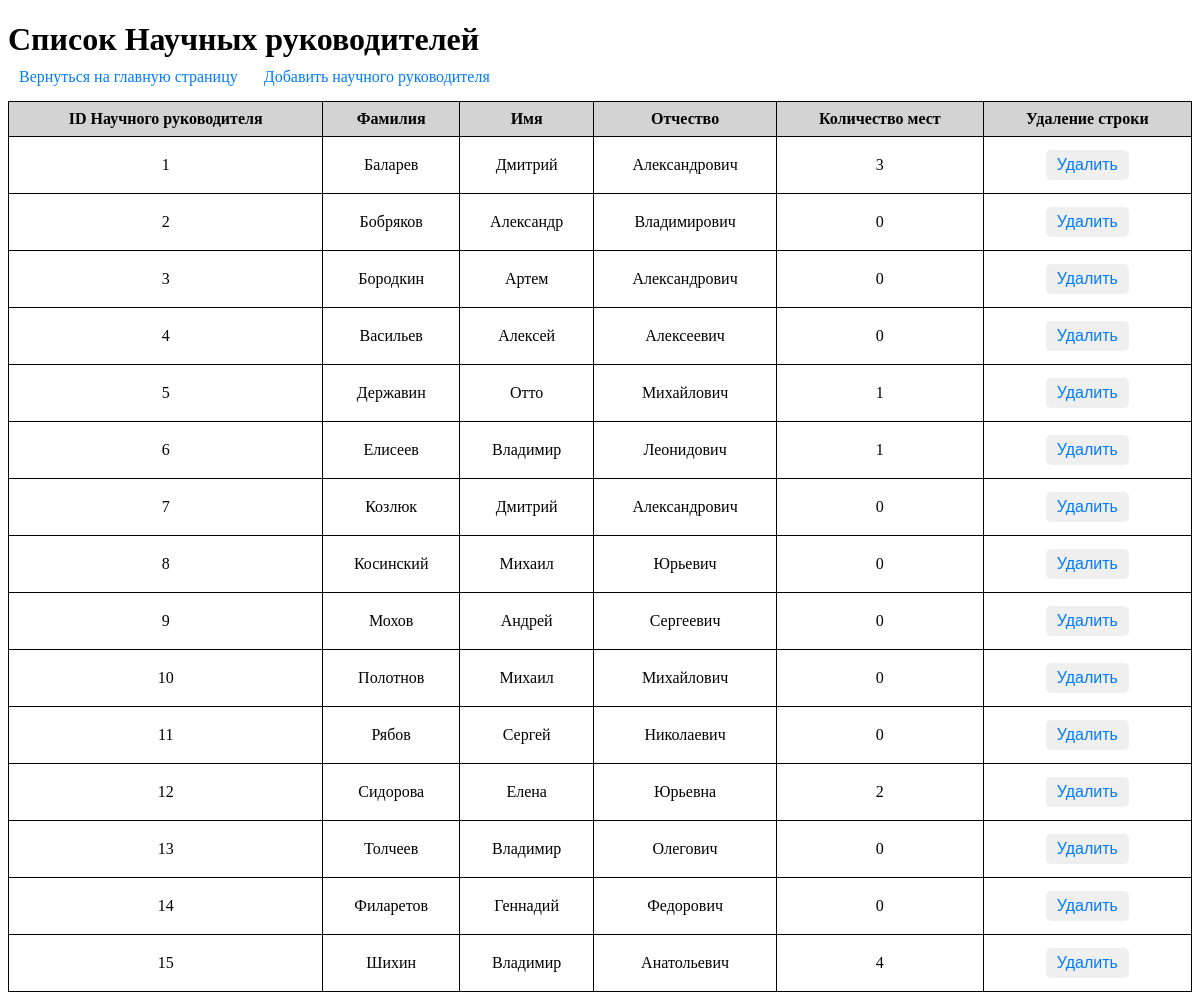
The page /advisers on the database as committed earlier.
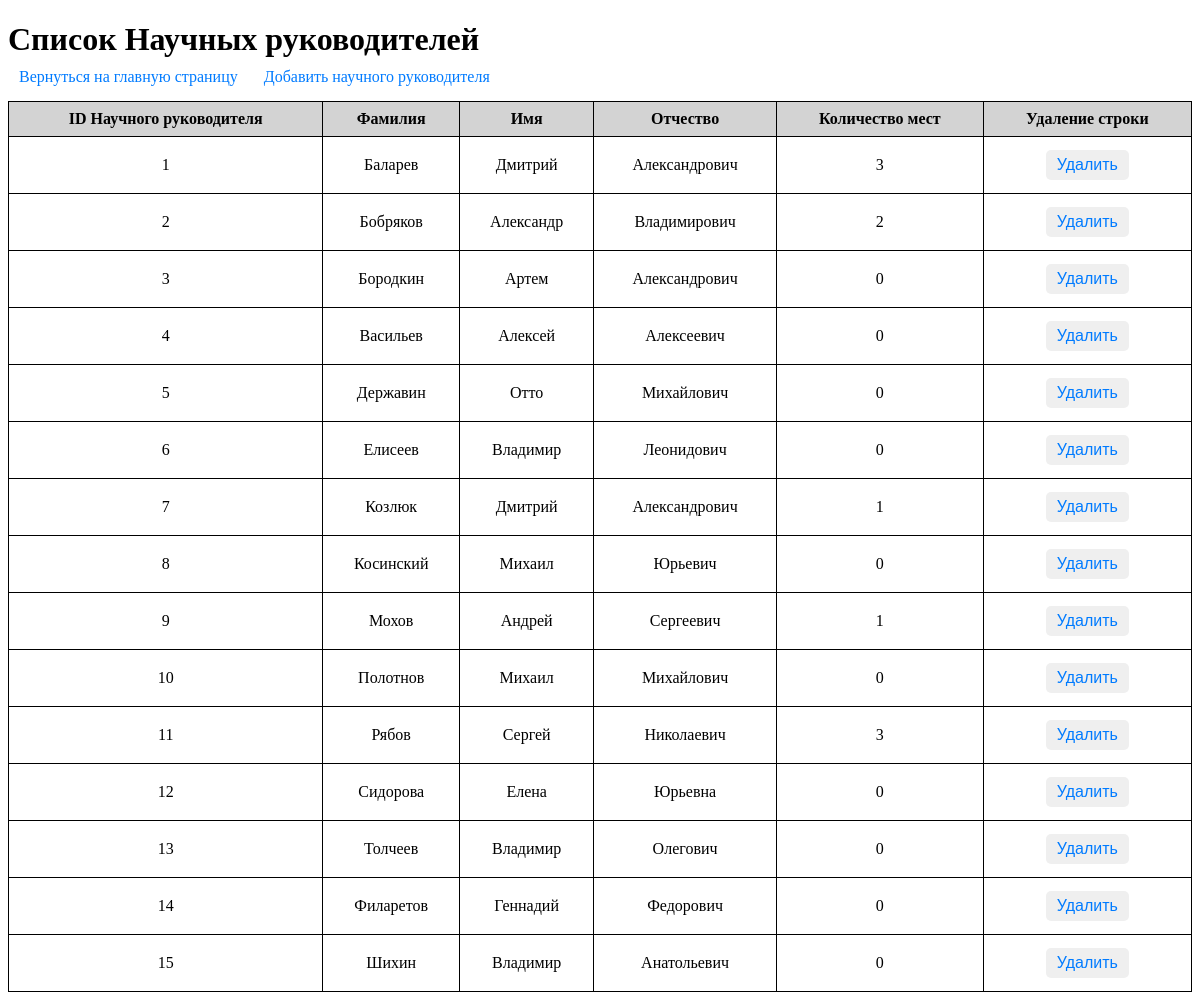
The same page on the database as committed later.
### models.py (models this page shows)
class Adviser(Base):
    __tablename__ = 'advisers'
    adviser_id = Column(Integer, primary_key=True)
    firstname = Column(String, nullable=False)
    lastname = Column(String, nullable=False)
    patronymic = Column(String, nullable=False)
    number_of_places = Column(Integer, nullable=False)
    adviser_themes = relationship("AdviserTheme", back_populates="adviser")
    distributions = relationship("Distribution", back_populates="adviser")

### app.py (the view)
@app.route("/advisers")
def display_advisers():
    advisers = adviser_repository.get_all(Adviser)
    return render_template("adviser_data.html", advisers=advisers)

### repositories.py (called while the page is built)
    def get_all(self, model):
        with self.Session() as session:
            return session.query(model).all()

### templates/adviser_data.html (shortened to what this page needs)
<!DOCTYPE html>
<html lang="en">
<head>
</head>
<body>
    <h1>Список Научных руководителей</h1>
    <a href="{{ url_for('index') }}">Вернуться на главную страницу</a>
    <a href="{{ url_for('add_adviser') }}">Добавить научного руководителя</a>
    <table>
        <tr>
            <th>ID Научного руководителя</th>
            <th>Фамилия</th>
            <th>Имя</th>
            <th>Отчество</th>
            <th>Количество мест</th>
            <th>Удаление строки</th>
        </tr>
        {% for adviser in advisers %}
        <tr>
            <td>{{ adviser.adviser_id }}</td>
            <td>{{ adviser.firstname }}</td>
            <td>{{ adviser.lastname }}</td>
            <td>{{ adviser.patronymic }}</td>
            <td>{{ adviser.number_of_places }}</td>
            <td>
            <button onclick="showDeleteConfirmationAdviser({{ adviser.adviser_id }}, '{{ adviser.firstname }}', '{{ adviser.lastname }}', '{{ adviser.patronymic }}')">Удалить</button>
            </td>
        </tr>
        {% endfor %}
    </table>
</body>
</html>

### templates/adviser_data.html (style rules this page uses)
table { width: 100%; border-collapse: collapse; margin-top: 15px; }
td, th { border: 1px solid; padding: 8px; text-align: center; }
th { background-color: lightgray; font-size: 16px; font-weight: bold; }
a { font-size: 16px; padding: 5px 10px; text-decoration: none; color: #007bff; border: 1px solid transparent; border-radius: 5px; transition: background-color 0.3s; }
h1 { margin-bottom: 10px; }
button { font-size: 16px; padding: 5px 10px; text-decoration: none; color: #007bff; border: 1px solid transparent; border-radius: 5px; transition: background-color 0.3s; margin-bottom: 5px; margin-top: 5px; cursor: pointer; }

Rows that differ between the two databases and show on the page:
changed Adviser "Бобряков": number_of_places "0" → "2"
changed Adviser "Державин": number_of_places "1" → "0"
changed Adviser "Елисеев": number_of_places "1" → "0"
changed Adviser "Козлюк": number_of_places "0" → "1"
changed Adviser "Мохов": number_of_places "0" → "1"
changed Adviser "Рябов": number_of_places "0" → "3"
changed Adviser "Сидорова": number_of_places "2" → "0"
changed Adviser "Шихин": number_of_places "4" → "0"
